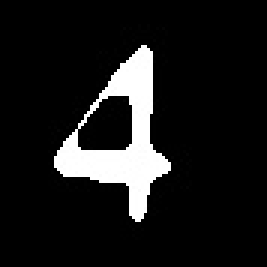
#> input picture Templates/template-0.jpg, 89 x 89 px (shown 3 times larger); its folder holds 4 pictures in this run
$ python ORB_Brute_Force.py --image Templates/template-0.jpg
#> lines starting #> are read from the running program, lines starting #| are printed output that depends on the picture
import cv2
import numpy as np
import os
import argparse as ap

def load_images_from_folder(folder):
    images = []
    for filename in os.listdir(folder):
        img = cv2.imread(os.path.join(folder, filename))
        if img is not None:
            images.append(img)
    return images


# Get the path of the training set
parser = ap.ArgumentParser()
parser.add_argument("-i", "--image", help="Path to Image", required="True")
args = vars(parser.parse_args())

# Load the image and the templates
img = cv2.imread(args["image"])
#> img is the input picture: shape (89, 89, 3); min 0, max 255, mean 26
img_show = img.copy()

templates = load_images_from_folder("/home/hud/Summer_ws/digit-recognition/Templates")

for template in templates:
        orb = cv2.ORB_create()

        # find the keypoints and descriptors with SIFT
        kp1, des1 = orb.detectAndCompute(img_show, None)
        kp2, des2 = orb.detectAndCompute(template, None)

        # create BFMatcher object
        bf = cv2.BFMatcher(cv2.NORM_HAMMING, crossCheck=True)

        # Match descriptors.
        matches = bf.match(des1, des2)

        # Sort them in the order of their distance.
        matches = sorted(matches, key=lambda x: x.distance)

        # Draw first 10 matches.
        # img3 = cv2.drawMatches(img_show, kp1, template, kp2, matches[:10], None, flags=2)
        img3 = cv2.drawMatches(img_show, kp1, template, kp2, matches, None, flags=2)
        cv2.imshow("Matching Features", img3)

        cv2.waitKey()
        cv2.destroyAllWindows()
#> this loop made 4 passes
#> pass 1, `img3 = cv2.drawMatches(img_show, kp1, template, kp2, matches, None, fl..`:
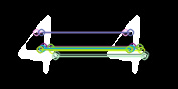
#> img3: shape (89, 178, 3); mean B, G, R 29.6, 32.9, 30.1
#> pass 2, `img3 = cv2.drawMatches(img_show, kp1, template, kp2, matches, None, fl..`:
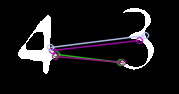
#> img3: shape (94, 179, 3); mean B, G, R 23.6, 21.5, 23.1
#> pass 3, `img3 = cv2.drawMatches(img_show, kp1, template, kp2, matches, None, fl..`:
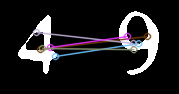
#> img3: shape (94, 179, 3); mean B, G, R 32.2, 30.4, 31.7
